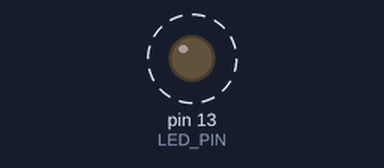
A sketch run on a simulated Arduino Uno, built with avr-gcc and run on an emulated ATmega328P. Shown: output pins drawn as LEDs (lit = HIGH). Dashed ring = blinking. What the sketch prints to the serial monitor is not drawn.

Above: at 0.2 s.
Timing chart, 0 to 3.0 s (numbered marks = the images above):
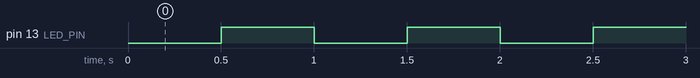

Measured:
- by itself, pin 13 (LED_PIN): alternates HIGH for 0.50 s and LOW for 0.50 s

The sketch:

led_blink.ino
```cpp
// LED Blink with configurable timing and serial logging
// Board: Arduino Uno

const uint8_t LED_PIN = 13;
const unsigned long ON_TIME_MS  = 500;
const unsigned long OFF_TIME_MS = 500;

unsigned long previousMillis = 0;
bool ledState = LOW;

void setup() {
  pinMode(LED_PIN, OUTPUT);
  digitalWrite(LED_PIN, LOW);
  Serial.begin(9600);
  Serial.println(F("LED blink started"));
}

void loop() {
  unsigned long now = millis();
  unsigned long interval = ledState ? ON_TIME_MS : OFF_TIME_MS;

  if (now - previousMillis >= interval) {
    previousMillis = now;
    ledState = !ledState;
    digitalWrite(LED_PIN, ledState);
    Serial.print(F("LED "));
    Serial.println(ledState ? F("ON") : F("OFF"));
  }
}
```
